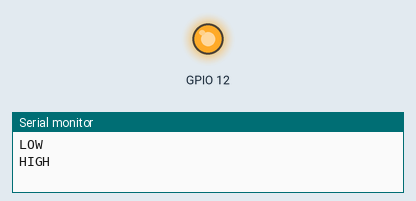
Recording of a sketch running on a simulated ESP32. Parts: output pins drawn as LEDs (lit = HIGH), the last lines printed to the serial monitor.

Above: at 3.1 s.
At 18.1 s:
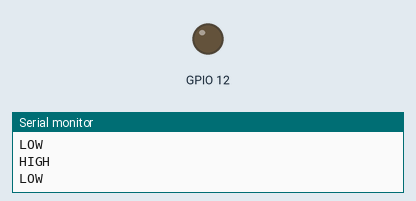
Timing chart, 0 to 19.6 s (numbered marks = the images above):
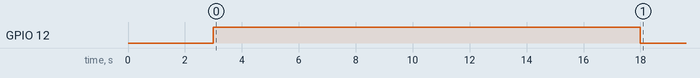

The sketch:

MOSFET_test.ino
```cpp
void setup() {
  Serial.begin(115200);
  pinMode(12,OUTPUT);

  Serial.println("LOW");
  digitalWrite(12,LOW);
  delay(3000);

  Serial.println("HIGH");
  digitalWrite(12,HIGH);
  delay(15000);

  Serial.println("LOW");
  digitalWrite(12,LOW);
}

void loop() {
}
```
